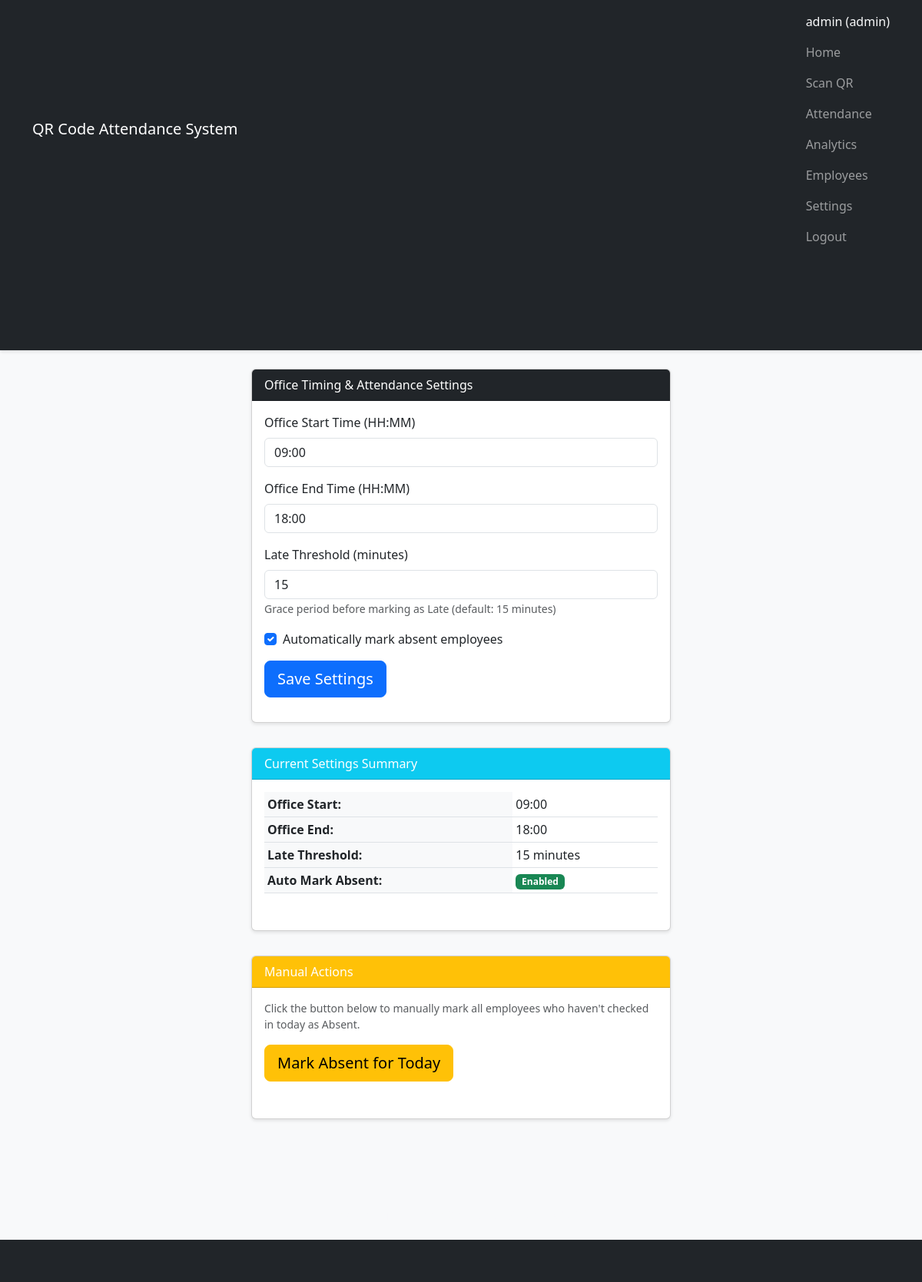
The app's page /settings (signed in) with its own data.
### tables this page shows
CREATE TABLE settings (
            id INTEGER PRIMARY KEY AUTOINCREMENT,
            key TEXT UNIQUE NOT NULL,
            value TEXT NOT NULL,
            description TEXT,
            updated_at TIMESTAMP DEFAULT CURRENT_TIMESTAMP
        );

### src/app.py (the view, shortened to what this page needs)
@app.route("/settings", methods=["GET", "POST"])
@admin_required
def settings_page():
    settings = settings_manager.get_all_settings()
    current_user = get_current_user()
    return render_template("settings.html", settings=settings, user=current_user)

### src/app.py (called while the page is built)
def admin_required(f):
    @wraps(f)
    def decorated_function(*args, **kwargs):
        if "user_id" not in session:
            flash("Please log in to access this page.", "warning")
            return redirect(url_for("login_page"))
        if session.get("user_role") != "admin":
            flash("Access denied. Admin privileges required.", "danger")
            return redirect(url_for("scan_page"))
        return f(*args, **kwargs)
    return decorated_function

def get_current_user():
    if "user_id" in session:
        return auth_manager.get_user_by_id(session["user_id"])
    return None

### src/auth_manager.py (called while the page is built)
    def get_user_by_id(self, user_id):
        conn = get_connection()
        cursor = conn.cursor()
        cursor.execute("SELECT * FROM users WHERE id = ?", (user_id,))
        row = cursor.fetchone()
        conn.close()
        return dict(row) if row else None

### src/database.py (called while the page is built)
def get_connection():
    conn = sqlite3.connect(DB_PATH)
    conn.row_factory = sqlite3.Row
    conn.execute("PRAGMA foreign_keys = ON")
    return conn

### templates/settings.html (shortened to what this page needs)
{% extends "layout.html" %}
{% block content %}
<div class="row">
    <div class="col-md-6 mx-auto">
        <div class="card">
            <div class="card-header bg-dark text-white">
                Office Timing & Attendance Settings
            </div>
            <div class="card-body">
                <form method="POST" action="{{ url_for('settings_page') }}">
                    <div class="mb-3">
                        <label for="office_start_time" class="form-label">Office Start Time (HH:MM)</label>
                        <input type="text" class="form-control" id="office_start_time" name="office_start_time"
                               value="{{ settings['office_start_time'].value }}" placeholder="09:00" required>
                    </div>
                    <div class="mb-3">
                        <label for="office_end_time" class="form-label">Office End Time (HH:MM)</label>
                        <input type="text" class="form-control" id="office_end_time" name="office_end_time"
                               value="{{ settings['office_end_time'].value }}" placeholder="18:00" required>
                    </div>
                    <div class="mb-3">
                        <label for="late_threshold_minutes" class="form-label">Late Threshold (minutes)</label>
                        <input type="number" class="form-control" id="late_threshold_minutes" name="late_threshold_minutes"
                               value="{{ settings['late_threshold_minutes'].value }}" min="0" max="120" required>
                        <small class="form-text text-muted">Grace period before marking as Late (default: 15 minutes)</small>
                    </div>
                    <div class="mb-3 form-check">
                        <input type="checkbox" class="form-check-input" id="auto_mark_absent" name="auto_mark_absent" value="on"
                               {{ 'checked' if settings['auto_mark_absent'].value == 'true' else '' }}>
                        <label class="form-check-label" for="auto_mark_absent">
                            Automatically mark absent employees
                        </label>
                    </div>
                    <button type="submit" class="btn btn-primary btn-lg">Save Settings</button>
                </form>
            </div>
        </div>
        <div class="card mt-4">
            <div class="card-header bg-info text-white">
                Current Settings Summary
            </div>
            <div class="card-body">
                <table class="table table-sm">
                    <tbody>
                        <tr>
                            <th>Office Start:</th>
                            <td>{{ settings['office_start_time'].value }}</td>
                        </tr>
                        <tr>
                            <th>Office End:</th>
                            <td>{{ settings['office_end_time'].value }}</td>
                        </tr>
                        <tr>
                            <th>Late Threshold:</th>
                            <td>{{ settings['late_threshold_minutes'].value }} minutes</td>
                        </tr>
                        <tr>
                            <th>Auto Mark Absent:</th>
                            <td>
                                {% if settings['auto_mark_absent'].value == 'true' %}
                                    <span class="badge bg-success">Enabled</span>
                                {% else %}
                                    <span class="badge bg-secondary">Disabled</span>
                                {% endif %}
                            </td>
                        </tr>
                    </tbody>
                </table>
            </div>
        </div>
        <div class="card mt-4">
            <div class="card-header bg-warning text-white">
                Manual Actions
            </div>
            <div class="card-body">
                <p class="small text-muted">
                    Click the button below to manually mark all employees who haven't checked in today as Absent.
                </p>
                <button id="markAbsentBtn" class="btn btn-warning btn-lg">Mark Absent for Today</button>
            </div>
        </div>
    </div>
</div>
{% endblock %}

### static/css/style.css (style rules this page uses)
body { background-color: #f8f9fa; margin-bottom: 60px; }
.card { box-shadow: 0 2px 4px rgba(0,0,0,0.1); margin-bottom: 2rem; }
.btn { cursor: pointer; pointer-events: auto; position: relative; z-index: 10; min-width: 120px; }
.card-body { padding-bottom: 2rem; }
.table th { background-color: #f8f9fa; }

### records on screen
settings: office_start_time "09:00", office_start_time.value "09:00"
settings: office_end_time "18:00", office_end_time.value "18:00"
settings: late_threshold_minutes "15", late_threshold_minutes.value "15"

### other values on screen
{{ session.username }} "admin"
{{ session.user_role }} "admin"
